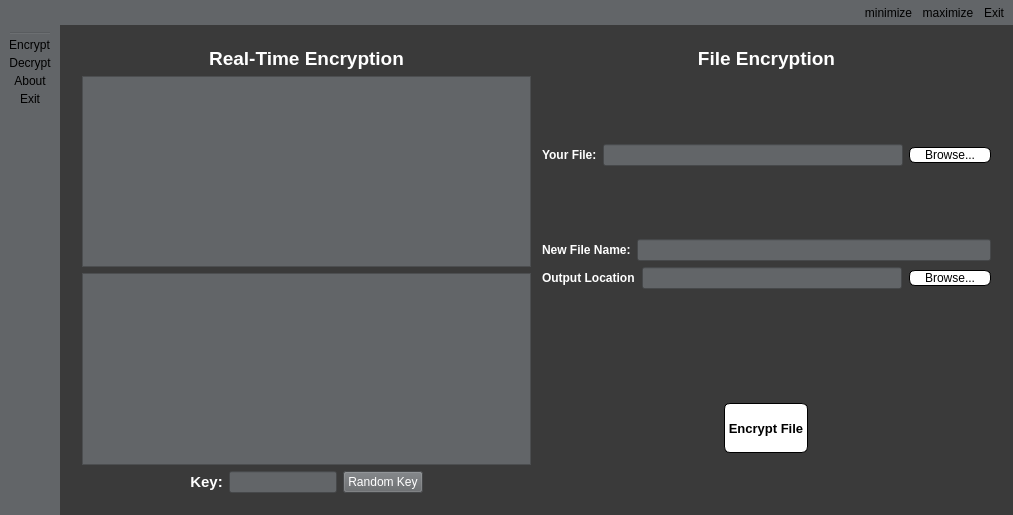
<?xml version="1.0" encoding="UTF-8"?>
<ui version="4.0">
 <class>MainWindow</class>
 <widget class="QMainWindow" name="MainWindow">
  <property name="geometry">
   <rect>
    <x>0</x>
    <y>0</y>
    <width>1013</width>
    <height>515</height>
   </rect>
  </property>
  <property name="windowTitle">
   <string>Encryption Program</string>
  </property>
  <property name="styleSheet">
   <string notr="true">background-color: #3a3a3a</string>
  </property>
  <widget class="QWidget" name="centralWidget">
   <layout class="QGridLayout" name="gridLayout_2">
    <item row="0" column="0">
     <widget class="QStackedWidget" name="stackedWidget">
      <property name="styleSheet">
       <string notr="true">background-color: #3a3a3a</string>
      </property>
      <property name="currentIndex">
       <number>0</number>
      </property>
      <widget class="QWidget" name="page_Encrypt">
       <property name="styleSheet">
        <string notr="true">background-color: #3a3a3a</string>
       </property>
       <layout class="QGridLayout" name="gridLayout">
        <item row="0" column="0">
         <layout class="QVBoxLayout" name="RealTimeVertical">
          <item>
           <layout class="QHBoxLayout" name="horizontalLayout_3">
            <item>
             <widget class="QLabel" name="label_encryption">
              <property name="sizePolicy">
               <sizepolicy hsizetype="Preferred" vsizetype="Fixed">
                <horstretch>0</horstretch>
                <verstretch>0</verstretch>
               </sizepolicy>
              </property>
              <property name="font">
               <font>
                <family>MS Shell Dlg 2</family>
                <pointsize>14</pointsize>
                <weight>75</weight>
                <bold>true</bold>
               </font>
              </property>
              <property name="autoFillBackground">
               <bool>false</bool>
              </property>
              <property name="styleSheet">
               <string notr="true">color: white; background-color:0; text-shadow: 1px 2px 2px #404244;</string>
              </property>
              <property name="frameShadow">
               <enum>QFrame::Plain</enum>
              </property>
              <property name="text">
               <string>Real-Time Encryption</string>
              </property>
              <property name="alignment">
               <set>Qt::AlignCenter</set>
              </property>
             </widget>
            </item>
           </layout>
          </item>
          <item>
           <widget class="QTextBrowser" name="textBrowser_Encryption">
            <property name="styleSheet">
             <string notr="true">color: white;
background-color:#626568</string>
            </property>
           </widget>
          </item>
          <item>
           <widget class="QTextEdit" name="textEdit_Encryption">
            <property name="styleSheet">
             <string notr="true">color: white;
background-color:#626568;</string>
            </property>
            <property name="documentTitle">
             <string>Hello there</string>
            </property>
           </widget>
          </item>
          <item>
           <layout class="QHBoxLayout" name="KeyVertical">
            <item>
             <spacer name="horizontalSpacer">
              <property name="orientation">
               <enum>Qt::Horizontal</enum>
              </property>
              <property name="sizeHint" stdset="0">
               <size>
                <width>40</width>
                <height>20</height>
               </size>
              </property>
             </spacer>
            </item>
            <item>
             <widget class="QLabel" name="label_encryption_2">
              <property name="sizePolicy">
               <sizepolicy hsizetype="Preferred" vsizetype="Fixed">
                <horstretch>0</horstretch>
                <verstretch>0</verstretch>
               </sizepolicy>
              </property>
              <property name="font">
               <font>
                <pointsize>11</pointsize>
                <weight>75</weight>
                <bold>true</bold>
               </font>
              </property>
              <property name="autoFillBackground">
               <bool>false</bool>
              </property>
              <property name="styleSheet">
               <string notr="true">color: white; background-color:0; text-shadow: 1px 2px 2px #404244;</string>
              </property>
              <property name="frameShadow">
               <enum>QFrame::Plain</enum>
              </property>
              <property name="text">
               <string>Key:</string>
              </property>
              <property name="alignment">
               <set>Qt::AlignCenter</set>
              </property>
             </widget>
            </item>
            <item>
             <widget class="QLineEdit" name="lineEdit_Encrypt">
              <property name="sizePolicy">
               <sizepolicy hsizetype="Preferred" vsizetype="Fixed">
                <horstretch>0</horstretch>
                <verstretch>0</verstretch>
               </sizepolicy>
              </property>
              <property name="styleSheet">
               <string notr="true">color: white;
background-color:#626568;</string>
              </property>
             </widget>
            </item>
            <item>
             <widget class="QPushButton" name="Random_Key_Button">
              <property name="styleSheet">
               <string notr="true">color: white;
background-color:#626568;</string>
              </property>
              <property name="text">
               <string>Random Key</string>
              </property>
             </widget>
            </item>
            <item>
             <spacer name="horizontalSpacer_2">
              <property name="orientation">
               <enum>Qt::Horizontal</enum>
              </property>
              <property name="sizeHint" stdset="0">
               <size>
                <width>40</width>
                <height>20</height>
               </size>
              </property>
             </spacer>
            </item>
           </layout>
          </item>
         </layout>
        </item>
        <item row="0" column="2">
         <layout class="QVBoxLayout" name="FIleVertical">
          <item>
           <widget class="QLabel" name="label_encryption_3">
            <property name="sizePolicy">
             <sizepolicy hsizetype="Preferred" vsizetype="Fixed">
              <horstretch>0</horstretch>
              <verstretch>0</verstretch>
             </sizepolicy>
            </property>
            <property name="font">
             <font>
              <family>MS Shell Dlg 2</family>
              <pointsize>14</pointsize>
              <weight>75</weight>
              <bold>true</bold>
             </font>
            </property>
            <property name="autoFillBackground">
             <bool>false</bool>
            </property>
            <property name="styleSheet">
             <string notr="true">color: white; background-color:0; text-shadow: 1px 2px 2px #404244;</string>
            </property>
            <property name="frameShadow">
             <enum>QFrame::Plain</enum>
            </property>
            <property name="text">
             <string>File Encryption</string>
            </property>
            <property name="alignment">
             <set>Qt::AlignCenter</set>
            </property>
           </widget>
          </item>
          <item>
           <spacer name="verticalSpacer_3">
            <property name="orientation">
             <enum>Qt::Vertical</enum>
            </property>
            <property name="sizeType">
             <enum>QSizePolicy::Expanding</enum>
            </property>
            <property name="sizeHint" stdset="0">
             <size>
              <width>20</width>
              <height>40</height>
             </size>
            </property>
           </spacer>
          </item>
          <item>
           <layout class="QHBoxLayout" name="YourFIleHorizontal">
            <item>
             <widget class="QLabel" name="YourFile">
              <property name="sizePolicy">
               <sizepolicy hsizetype="Maximum" vsizetype="Fixed">
                <horstretch>0</horstretch>
                <verstretch>0</verstretch>
               </sizepolicy>
              </property>
              <property name="font">
               <font>
                <pointsize>9</pointsize>
                <weight>75</weight>
                <bold>true</bold>
               </font>
              </property>
              <property name="styleSheet">
               <string notr="true">color: white; background-color:0; text-shadow: 1px 2px 2px #404244;</string>
              </property>
              <property name="text">
               <string>Your File:</string>
              </property>
             </widget>
            </item>
            <item>
             <widget class="QLineEdit" name="Encrypt_Input">
              <property name="sizePolicy">
               <sizepolicy hsizetype="Preferred" vsizetype="Fixed">
                <horstretch>0</horstretch>
                <verstretch>0</verstretch>
               </sizepolicy>
              </property>
              <property name="styleSheet">
               <string notr="true">color: white;
background-color:#626568</string>
              </property>
             </widget>
            </item>
            <item>
             <widget class="QPushButton" name="Browse_Encrypt_Input">
              <property name="sizePolicy">
               <sizepolicy hsizetype="Fixed" vsizetype="Fixed">
                <horstretch>0</horstretch>
                <verstretch>0</verstretch>
               </sizepolicy>
              </property>
              <property name="styleSheet">
               <string notr="true">QPushButton {
    border: 1px solid;
    border-radius: 6px;
    background-color: white;
    min-width: 80px;
}

QPushButton:pressed {
    background-color:white;
}

QPushButton:flat {
    border: none; /* no border for a flat push button */
}

QPushButton:default {
    border-color: none; /* make the default button prominent */
}</string>
              </property>
              <property name="text">
               <string>Browse...</string>
              </property>
             </widget>
            </item>
           </layout>
          </item>
          <item>
           <spacer name="verticalSpacer">
            <property name="orientation">
             <enum>Qt::Vertical</enum>
            </property>
            <property name="sizeType">
             <enum>QSizePolicy::Expanding</enum>
            </property>
            <property name="sizeHint" stdset="0">
             <size>
              <width>20</width>
              <height>40</height>
             </size>
            </property>
           </spacer>
          </item>
          <item>
           <layout class="QHBoxLayout" name="NewNHorizontal">
            <item>
             <widget class="QLabel" name="NewName_En">
              <property name="sizePolicy">
               <sizepolicy hsizetype="Maximum" vsizetype="Fixed">
                <horstretch>0</horstretch>
                <verstretch>0</verstretch>
               </sizepolicy>
              </property>
              <property name="font">
               <font>
                <pointsize>9</pointsize>
                <weight>75</weight>
                <bold>true</bold>
               </font>
              </property>
              <property name="styleSheet">
               <string notr="true">color: white; background-color:0; text-shadow: 1px 2px 2px #404244;</string>
              </property>
              <property name="text">
               <string>New File Name:</string>
              </property>
             </widget>
            </item>
            <item>
             <widget class="QLineEdit" name="NewNameText_En">
              <property name="styleSheet">
               <string notr="true">color: white;
background-color:#626568</string>
              </property>
             </widget>
            </item>
           </layout>
          </item>
          <item>
           <layout class="QHBoxLayout" name="NewLOHorizontal">
            <property name="spacing">
             <number>7</number>
            </property>
            <item>
             <widget class="QLabel" name="OutPut">
              <property name="sizePolicy">
               <sizepolicy hsizetype="Maximum" vsizetype="Fixed">
                <horstretch>0</horstretch>
                <verstretch>0</verstretch>
               </sizepolicy>
              </property>
              <property name="font">
               <font>
                <pointsize>9</pointsize>
                <weight>75</weight>
                <bold>true</bold>
               </font>
              </property>
              <property name="styleSheet">
               <string notr="true">color: white; background-color:0; text-shadow: 1px 2px 2px #404244;</string>
              </property>
              <property name="text">
               <string>Output Location</string>
              </property>
             </widget>
            </item>
            <item>
             <widget class="QLineEdit" name="OutputLocation_En">
              <property name="sizePolicy">
               <sizepolicy hsizetype="Expanding" vsizetype="Fixed">
                <horstretch>0</horstretch>
                <verstretch>0</verstretch>
               </sizepolicy>
              </property>
              <property name="styleSheet">
               <string notr="true">color: white;
background-color:#626568</string>
              </property>
             </widget>
            </item>
            <item>
             <widget class="QPushButton" name="Browse_Output_En">
              <property name="sizePolicy">
               <sizepolicy hsizetype="Fixed" vsizetype="Fixed">
                <horstretch>0</horstretch>
                <verstretch>0</verstretch>
               </sizepolicy>
              </property>
              <property name="styleSheet">
               <string notr="true">QPushButton {
    border: 1px solid;
    border-radius: 6px;
    background-color: white;
    min-width: 80px;
}

QPushButton:pressed {
    background-color:white;
}

QPushButton:flat {
    border: none; /* no border for a flat push button */
}

QPushButton:default {
    border-color: none; /* make the default button prominent */
}</string>
              </property>
              <property name="text">
               <string>Browse...</string>
              </property>
             </widget>
            </item>
           </layout>
          </item>
          <item>
           <spacer name="verticalSpacer_2">
            <property name="orientation">
             <enum>Qt::Vertical</enum>
            </property>
            <property name="sizeType">
             <enum>QSizePolicy::Expanding</enum>
            </property>
            <property name="sizeHint" stdset="0">
             <size>
              <width>20</width>
              <height>40</height>
             </size>
            </property>
           </spacer>
          </item>
          <item>
           <layout class="QGridLayout" name="gridLayout_3">
            <property name="sizeConstraint">
             <enum>QLayout::SetDefaultConstraint</enum>
            </property>
            <item row="2" column="1">
             <spacer name="verticalSpacer_8">
              <property name="orientation">
               <enum>Qt::Vertical</enum>
              </property>
              <property name="sizeType">
               <enum>QSizePolicy::Preferred</enum>
              </property>
              <property name="sizeHint" stdset="0">
               <size>
                <width>20</width>
                <height>40</height>
               </size>
              </property>
             </spacer>
            </item>
            <item row="1" column="2">
             <spacer name="horizontalSpacer_4">
              <property name="orientation">
               <enum>Qt::Horizontal</enum>
              </property>
              <property name="sizeType">
               <enum>QSizePolicy::Preferred</enum>
              </property>
              <property name="sizeHint" stdset="0">
               <size>
                <width>40</width>
                <height>20</height>
               </size>
              </property>
             </spacer>
            </item>
            <item row="1" column="0">
             <spacer name="horizontalSpacer_3">
              <property name="orientation">
               <enum>Qt::Horizontal</enum>
              </property>
              <property name="sizeType">
               <enum>QSizePolicy::Preferred</enum>
              </property>
              <property name="sizeHint" stdset="0">
               <size>
                <width>40</width>
                <height>20</height>
               </size>
              </property>
             </spacer>
            </item>
            <item row="1" column="1">
             <widget class="QPushButton" name="pushButton_encrypt">
              <property name="sizePolicy">
               <sizepolicy hsizetype="Fixed" vsizetype="Minimum">
                <horstretch>0</horstretch>
                <verstretch>0</verstretch>
               </sizepolicy>
              </property>
              <property name="minimumSize">
               <size>
                <width>82</width>
                <height>50</height>
               </size>
              </property>
              <property name="baseSize">
               <size>
                <width>0</width>
                <height>10</height>
               </size>
              </property>
              <property name="font">
               <font>
                <pointsize>10</pointsize>
                <weight>75</weight>
                <bold>true</bold>
               </font>
              </property>
              <property name="styleSheet">
               <string notr="true">QPushButton {
    border: 1px solid;
    border-radius: 6px;
    background-color: white;
    min-width: 80px;
}

QPushButton:pressed {
    background-color:white;
}

QPushButton:flat {
    border: none; /* no border for a flat push button */
}

QPushButton:default {
    border-color: none; /* make the default button prominent */
}</string>
              </property>
              <property name="text">
               <string>	Encrypt File	</string>
              </property>
             </widget>
            </item>
            <item row="0" column="1">
             <spacer name="verticalSpacer_7">
              <property name="orientation">
               <enum>Qt::Vertical</enum>
              </property>
              <property name="sizeType">
               <enum>QSizePolicy::Preferred</enum>
              </property>
              <property name="sizeHint" stdset="0">
               <size>
                <width>20</width>
                <height>40</height>
               </size>
              </property>
             </spacer>
            </item>
           </layout>
          </item>
         </layout>
        </item>
        <item row="0" column="1">
         <spacer name="horizontalSpacer_9">
          <property name="orientation">
           <enum>Qt::Horizontal</enum>
          </property>
          <property name="sizeType">
           <enum>QSizePolicy::Maximum</enum>
          </property>
          <property name="sizeHint" stdset="0">
           <size>
            <width>5</width>
            <height>20</height>
           </size>
          </property>
         </spacer>
        </item>
       </layout>
      </widget>
      <widget class="QWidget" name="page_Decrypt">
       <property name="styleSheet">
        <string notr="true">background-color: #3a3a3a</string>
       </property>
       <layout class="QGridLayout" name="gridLayout_8">
        <item row="0" column="1">
         <spacer name="horizontalSpacer_20">
          <property name="orientation">
           <enum>Qt::Horizontal</enum>
          </property>
          <property name="sizeType">
           <enum>QSizePolicy::Maximum</enum>
          </property>
          <property name="sizeHint" stdset="0">
           <size>
            <width>5</width>
            <height>20</height>
           </size>
          </property>
         </spacer>
        </item>
        <item row="0" column="0">
         <layout class="QVBoxLayout" name="RealTimeVertical_5">
          <item>
           <widget class="QLabel" name="label_decryption">
            <property name="sizePolicy">
             <sizepolicy hsizetype="Preferred" vsizetype="Fixed">
              <horstretch>0</horstretch>
              <verstretch>0</verstretch>
             </sizepolicy>
            </property>
            <property name="font">
             <font>
              <family>MS Shell Dlg 2</family>
              <pointsize>14</pointsize>
              <weight>75</weight>
              <bold>true</bold>
             </font>
            </property>
            <property name="autoFillBackground">
             <bool>false</bool>
            </property>
            <property name="styleSheet">
             <string notr="true">color: white; background-color:0; text-shadow: 1px 2px 2px #404244;</string>
            </property>
            <property name="frameShadow">
             <enum>QFrame::Plain</enum>
            </property>
            <property name="text">
             <string>Real-Time Decryption</string>
            </property>
            <property name="alignment">
             <set>Qt::AlignCenter</set>
            </property>
           </widget>
          </item>
          <item>
           <widget class="QTextBrowser" name="textBrowser_Decryption">
            <property name="styleSheet">
             <string notr="true">color: white;
background-color:#626568</string>
            </property>
           </widget>
          </item>
          <item>
           <widget class="QTextEdit" name="textEdit_Decryption">
            <property name="styleSheet">
             <string notr="true">color: white;
background-color:#626568;</string>
            </property>
           </widget>
          </item>
          <item>
           <layout class="QHBoxLayout" name="KeyVertical_5">
            <item>
             <spacer name="horizontalSpacer_16">
              <property name="orientation">
               <enum>Qt::Horizontal</enum>
              </property>
              <property name="sizeHint" stdset="0">
               <size>
                <width>40</width>
                <height>20</height>
               </size>
              </property>
             </spacer>
            </item>
            <item>
             <widget class="QLabel" name="label_encryption_14">
              <property name="sizePolicy">
               <sizepolicy hsizetype="Preferred" vsizetype="Fixed">
                <horstretch>0</horstretch>
                <verstretch>0</verstretch>
               </sizepolicy>
              </property>
              <property name="font">
               <font>
                <pointsize>11</pointsize>
                <weight>75</weight>
                <bold>true</bold>
               </font>
              </property>
              <property name="autoFillBackground">
               <bool>false</bool>
              </property>
              <property name="styleSheet">
               <string notr="true">color: white; background-color:0; text-shadow: 1px 2px 2px #404244;</string>
              </property>
              <property name="frameShadow">
               <enum>QFrame::Plain</enum>
              </property>
              <property name="text">
               <string>Key:</string>
              </property>
              <property name="alignment">
               <set>Qt::AlignCenter</set>
              </property>
             </widget>
            </item>
            <item>
             <widget class="QLineEdit" name="lineEdit_Decrypt">
              <property name="styleSheet">
               <string notr="true">color: white;
background-color:#626568;</string>
              </property>
             </widget>
            </item>
            <item>
             <spacer name="horizontalSpacer_19">
              <property name="orientation">
               <enum>Qt::Horizontal</enum>
              </property>
              <property name="sizeHint" stdset="0">
               <size>
                <width>40</width>
                <height>20</height>
               </size>
              </property>
             </spacer>
            </item>
           </layout>
          </item>
         </layout>
        </item>
        <item row="0" column="2">
         <layout class="QVBoxLayout" name="FIleVertical_5">
          <item>
           <widget class="QLabel" name="label_encryption_15">
            <property name="sizePolicy">
             <sizepolicy hsizetype="Preferred" vsizetype="Fixed">
              <horstretch>0</horstretch>
              <verstretch>0</verstretch>
             </sizepolicy>
            </property>
            <property name="font">
             <font>
              <family>MS Shell Dlg 2</family>
              <pointsize>14</pointsize>
              <weight>75</weight>
              <bold>true</bold>
             </font>
            </property>
            <property name="autoFillBackground">
             <bool>false</bool>
            </property>
            <property name="styleSheet">
             <string notr="true">color: white; background-color:0; text-shadow: 1px 2px 2px #404244;</string>
            </property>
            <property name="frameShadow">
             <enum>QFrame::Plain</enum>
            </property>
            <property name="text">
             <string>File Decryption</string>
            </property>
            <property name="alignment">
             <set>Qt::AlignCenter</set>
            </property>
           </widget>
          </item>
          <item>
           <spacer name="verticalSpacer_19">
            <property name="orientation">
             <enum>Qt::Vertical</enum>
            </property>
            <property name="sizeType">
             <enum>QSizePolicy::Expanding</enum>
            </property>
            <property name="sizeHint" stdset="0">
             <size>
              <width>20</width>
              <height>40</height>
             </size>
            </property>
           </spacer>
          </item>
          <item>
           <layout class="QHBoxLayout" name="YourFIleHorizontal_5">
            <item>
             <widget class="QLabel" name="YourFile_De">
              <property name="sizePolicy">
               <sizepolicy hsizetype="Maximum" vsizetype="Fixed">
                <horstretch>0</horstretch>
                <verstretch>0</verstretch>
               </sizepolicy>
              </property>
              <property name="font">
               <font>
                <pointsize>9</pointsize>
                <weight>75</weight>
                <bold>true</bold>
               </font>
              </property>
              <property name="styleSheet">
               <string notr="true">color: white; background-color:0; text-shadow: 1px 2px 2px #404244;</string>
              </property>
              <property name="text">
               <string>Your File:</string>
              </property>
             </widget>
            </item>
            <item>
             <widget class="QLineEdit" name="Input_decrypt">
              <property name="sizePolicy">
               <sizepolicy hsizetype="Preferred" vsizetype="Fixed">
                <horstretch>0</horstretch>
                <verstretch>0</verstretch>
               </sizepolicy>
              </property>
              <property name="styleSheet">
               <string notr="true">color: white;
background-color:#626568</string>
              </property>
             </widget>
            </item>
            <item>
             <widget class="QPushButton" name="Browse_Decrypt_Input">
              <property name="sizePolicy">
               <sizepolicy hsizetype="Fixed" vsizetype="Fixed">
                <horstretch>0</horstretch>
                <verstretch>0</verstretch>
               </sizepolicy>
              </property>
              <property name="styleSheet">
               <string notr="true">QPushButton {
    border: 1px solid;
    border-radius: 6px;
    background-color: white;
    min-width: 80px;
}

QPushButton:pressed {
    background-color:white;
}

QPushButton:flat {
    border: none; /* no border for a flat push button */
}

QPushButton:default {
    border-color: none; /* make the default button prominent */
}</string>
              </property>
              <property name="text">
               <string>Browse...</string>
              </property>
             </widget>
            </item>
           </layout>
          </item>
          <item>
           <spacer name="verticalSpacer_20">
            <property name="orientation">
             <enum>Qt::Vertical</enum>
            </property>
            <property name="sizeType">
             <enum>QSizePolicy::Expanding</enum>
            </property>
            <property name="sizeHint" stdset="0">
             <size>
              <width>20</width>
              <height>40</height>
             </size>
            </property>
           </spacer>
          </item>
          <item>
           <layout class="QHBoxLayout" name="NewNHorizontal_5">
            <item>
             <widget class="QLabel" name="NewName_De">
              <property name="sizePolicy">
               <sizepolicy hsizetype="Maximum" vsizetype="Fixed">
                <horstretch>0</horstretch>
                <verstretch>0</verstretch>
               </sizepolicy>
              </property>
              <property name="font">
               <font>
                <pointsize>9</pointsize>
                <weight>75</weight>
                <bold>true</bold>
               </font>
              </property>
              <property name="styleSheet">
               <string notr="true">color: white; background-color:0; text-shadow: 1px 2px 2px #404244;</string>
              </property>
              <property name="text">
               <string>New File Name:</string>
              </property>
             </widget>
            </item>
            <item>
             <widget class="QLineEdit" name="NewNameText_De">
              <property name="styleSheet">
               <string notr="true">color: white;
background-color:#626568</string>
              </property>
             </widget>
            </item>
           </layout>
          </item>
          <item>
           <layout class="QHBoxLayout" name="NewLOHorizontal_5">
            <property name="spacing">
             <number>7</number>
            </property>
            <item>
             <widget class="QLabel" name="OutPut_De">
              <property name="sizePolicy">
               <sizepolicy hsizetype="Maximum" vsizetype="Fixed">
                <horstretch>0</horstretch>
                <verstretch>0</verstretch>
               </sizepolicy>
              </property>
              <property name="font">
               <font>
                <pointsize>9</pointsize>
                <weight>75</weight>
                <bold>true</bold>
               </font>
              </property>
              <property name="styleSheet">
               <string notr="true">color: white; background-color:0; text-shadow: 1px 2px 2px #404244;</string>
              </property>
              <property name="text">
               <string>Output Location</string>
              </property>
             </widget>
            </item>
            <item>
             <widget class="QLineEdit" name="OutputLocation_De">
              <property name="sizePolicy">
               <sizepolicy hsizetype="Expanding" vsizetype="Fixed">
                <horstretch>0</horstretch>
                <verstretch>0</verstretch>
               </sizepolicy>
              </property>
              <property name="styleSheet">
               <string notr="true">color: white;
background-color:#626568</string>
              </property>
             </widget>
            </item>
            <item>
             <widget class="QPushButton" name="Browse_Output_De">
              <property name="sizePolicy">
               <sizepolicy hsizetype="Fixed" vsizetype="Fixed">
                <horstretch>0</horstretch>
                <verstretch>0</verstretch>
               </sizepolicy>
              </property>
              <property name="styleSheet">
               <string notr="true">QPushButton {
    border: 1px solid;
    border-radius: 6px;
    background-color: white;
    min-width: 80px;
}

QPushButton:pressed {
    background-color:white;
}

QPushButton:flat {
    border: none; /* no border for a flat push button */
}

QPushButton:default {
    border-color: none; /* make the default button prominent */
}</string>
              </property>
              <property name="text">
               <string>Browse...</string>
              </property>
             </widget>
            </item>
           </layout>
          </item>
          <item>
           <spacer name="verticalSpacer_21">
            <property name="orientation">
             <enum>Qt::Vertical</enum>
            </property>
            <property name="sizeType">
             <enum>QSizePolicy::Expanding</enum>
            </property>
            <property name="sizeHint" stdset="0">
             <size>
              <width>20</width>
              <height>40</height>
             </size>
            </property>
           </spacer>
          </item>
          <item>
           <layout class="QGridLayout" name="gridLayout_7">
            <property name="sizeConstraint">
             <enum>QLayout::SetDefaultConstraint</enum>
            </property>
            <item row="2" column="1">
             <spacer name="verticalSpacer_22">
              <property name="orientation">
               <enum>Qt::Vertical</enum>
              </property>
              <property name="sizeType">
               <enum>QSizePolicy::Preferred</enum>
              </property>
              <property name="sizeHint" stdset="0">
               <size>
                <width>20</width>
                <height>40</height>
               </size>
              </property>
             </spacer>
            </item>
            <item row="1" column="2">
             <spacer name="horizontalSpacer_21">
              <property name="orientation">
               <enum>Qt::Horizontal</enum>
              </property>
              <property name="sizeType">
               <enum>QSizePolicy::Preferred</enum>
              </property>
              <property name="sizeHint" stdset="0">
               <size>
                <width>40</width>
                <height>20</height>
               </size>
              </property>
             </spacer>
            </item>
            <item row="1" column="0">
             <spacer name="horizontalSpacer_22">
              <property name="orientation">
               <enum>Qt::Horizontal</enum>
              </property>
              <property name="sizeType">
               <enum>QSizePolicy::Preferred</enum>
              </property>
              <property name="sizeHint" stdset="0">
               <size>
                <width>40</width>
                <height>20</height>
               </size>
              </property>
             </spacer>
            </item>
            <item row="1" column="1">
             <widget class="QPushButton" name="pushButton_decrypt">
              <property name="sizePolicy">
               <sizepolicy hsizetype="Fixed" vsizetype="Minimum">
                <horstretch>0</horstretch>
                <verstretch>0</verstretch>
               </sizepolicy>
              </property>
              <property name="minimumSize">
               <size>
                <width>82</width>
                <height>50</height>
               </size>
              </property>
              <property name="baseSize">
               <size>
                <width>0</width>
                <height>10</height>
               </size>
              </property>
              <property name="font">
               <font>
                <pointsize>10</pointsize>
                <weight>75</weight>
                <bold>true</bold>
               </font>
              </property>
              <property name="styleSheet">
               <string notr="true">QPushButton {
    border: 1px solid;
    border-radius: 6px;
    background-color: white;
    min-width: 80px;
}

QPushButton:pressed {
    background-color:white;
}

QPushButton:flat {
    border: none; /* no border for a flat push button */
}

QPushButton:default {
    border-color: none; /* make the default button prominent */
}</string>
              </property>
              <property name="text">
               <string>	Decrypt File	</string>
              </property>
             </widget>
            </item>
            <item row="0" column="1">
             <spacer name="verticalSpacer_23">
              <property name="orientation">
               <enum>Qt::Vertical</enum>
              </property>
              <property name="sizeType">
               <enum>QSizePolicy::Preferred</enum>
              </property>
              <property name="sizeHint" stdset="0">
               <size>
                <width>20</width>
                <height>40</height>
               </size>
              </property>
             </spacer>
            </item>
           </layout>
          </item>
         </layout>
        </item>
       </layout>
      </widget>
     </widget>
    </item>
   </layout>
  </widget>
  <widget class="QToolBar" name="Side_Bar">
   <property name="sizePolicy">
    <sizepolicy hsizetype="Fixed" vsizetype="Preferred">
     <horstretch>0</horstretch>
     <verstretch>0</verstretch>
    </sizepolicy>
   </property>
   <property name="windowTitle">
    <string>toolBar_2</string>
   </property>
   <property name="layoutDirection">
    <enum>Qt::LeftToRight</enum>
   </property>
   <property name="styleSheet">
    <string notr="true">background-color:#626568; border:1</string>
   </property>
   <property name="movable">
    <bool>false</bool>
   </property>
   <property name="iconSize">
    <size>
     <width>80</width>
     <height>80</height>
    </size>
   </property>
   <attribute name="toolBarArea">
    <enum>LeftToolBarArea</enum>
   </attribute>
   <attribute name="toolBarBreak">
    <bool>false</bool>
   </attribute>
   <addaction name="separator"/>
   <addaction name="actionEncrypt"/>
   <addaction name="actionDecrypt"/>
   <addaction name="actionAbout"/>
   <addaction name="actionExit"/>
  </widget>
  <widget class="my_qtoolbar" name="top_bar">
   <property name="windowTitle">
    <string>toolBar</string>
   </property>
   <property name="layoutDirection">
    <enum>Qt::RightToLeft</enum>
   </property>
   <property name="styleSheet">
    <string notr="true">background-color:#626568; border:1</string>
   </property>
   <property name="movable">
    <bool>false</bool>
   </property>
   <attribute name="toolBarArea">
    <enum>TopToolBarArea</enum>
   </attribute>
   <attribute name="toolBarBreak">
    <bool>false</bool>
   </attribute>
   <addaction name="actionExit"/>
   <addaction name="actionmaximize"/>
   <addaction name="actionminimize"/>
  </widget>
  <action name="actionEncrypt">
   <property name="icon">
    <iconset resource="resources.qrc">
     <normaloff>:/rsc/resources/encryption.png</normaloff>:/rsc/resources/encryption.png</iconset>
   </property>
   <property name="text">
    <string>Encrypt</string>
   </property>
  </action>
  <action name="actionDecrypt">
   <property name="icon">
    <iconset resource="resources.qrc">
     <normaloff>:/rsc/resources/decryption.png</normaloff>:/rsc/resources/decryption.png</iconset>
   </property>
   <property name="text">
    <string>Decrypt</string>
   </property>
  </action>
  <action name="actionAbout">
   <property name="icon">
    <iconset resource="resources.qrc">
     <normaloff>:/rsc/resources/info.png</normaloff>:/rsc/resources/info.png</iconset>
   </property>
   <property name="text">
    <string>About</string>
   </property>
  </action>
  <action name="actionExit">
   <property name="icon">
    <iconset resource="resources.qrc">
     <normaloff>:/rsc/resources/quit.png</normaloff>:/rsc/resources/quit.png</iconset>
   </property>
   <property name="text">
    <string>Exit</string>
   </property>
   <property name="visible">
    <bool>true</bool>
   </property>
  </action>
  <action name="actionminimize">
   <property name="icon">
    <iconset resource="resources.qrc">
     <normaloff>:/rsc/resources/minimize.png</normaloff>:/rsc/resources/minimize.png</iconset>
   </property>
   <property name="text">
    <string>minimize</string>
   </property>
  </action>
  <action name="actionmaximize">
   <property name="icon">
    <iconset resource="resources.qrc">
     <normaloff>:/rsc/resources/maximize.png</normaloff>:/rsc/resources/maximize.png</iconset>
   </property>
   <property name="text">
    <string>maximize</string>
   </property>
  </action>
 </widget>
 <layoutdefault spacing="6" margin="11"/>
 <customwidgets>
  <customwidget>
   <class>my_qtoolbar</class>
   <extends>QToolBar</extends>
   <header>my_qtoolbar.h</header>
  </customwidget>
 </customwidgets>
 <tabstops>
  <tabstop>textEdit_Encryption</tabstop>
  <tabstop>textBrowser_Encryption</tabstop>
  <tabstop>Encrypt_Input</tabstop>
  <tabstop>Browse_Encrypt_Input</tabstop>
  <tabstop>NewNameText_En</tabstop>
  <tabstop>OutputLocation_En</tabstop>
  <tabstop>Browse_Output_En</tabstop>
  <tabstop>pushButton_encrypt</tabstop>
  <tabstop>textEdit_Decryption</tabstop>
  <tabstop>textBrowser_Decryption</tabstop>
  <tabstop>Input_decrypt</tabstop>
  <tabstop>Browse_Decrypt_Input</tabstop>
  <tabstop>NewNameText_De</tabstop>
  <tabstop>OutputLocation_De</tabstop>
  <tabstop>Browse_Output_De</tabstop>
  <tabstop>pushButton_decrypt</tabstop>
 </tabstops>
 <resources>
  <include location="resources.qrc"/>
 </resources>
 <connections/>
</ui>
